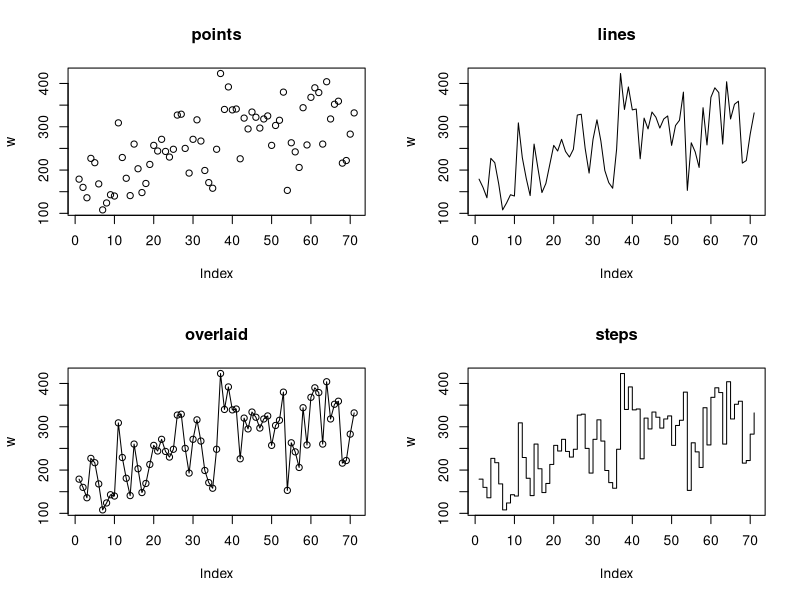
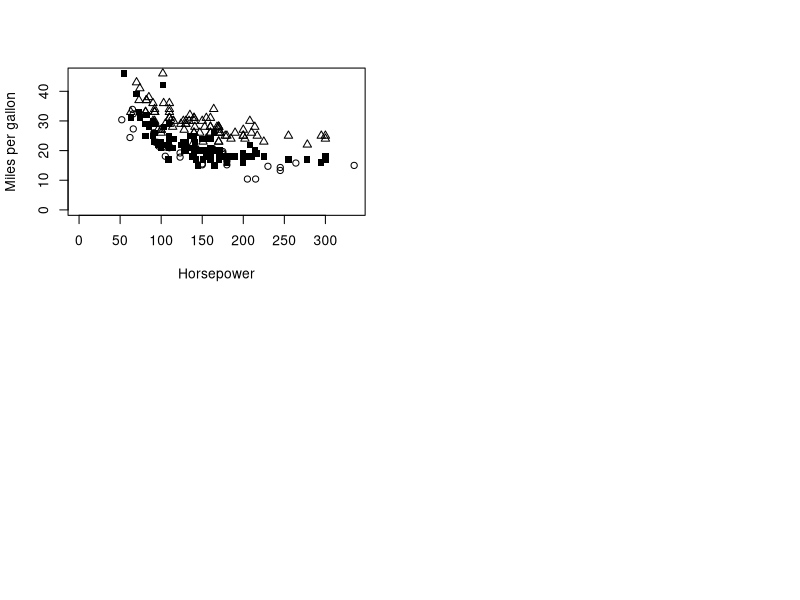

R code for these plots, in order:
## ---- chunk 1
knitr::opts_chunk$set(echo = TRUE)
## ---- chunk 2
names(par())
# Set up a 2-by-2 plot array
par(mfrow = c(2,2))

w <- chickwts$weight
# Plot the chick weights  data as points
plot(w, type = "p")

# Add the title
title("points")

# Plot the chick weights with lines
plot(w, type = "l")

# Add the title
title("lines")

# Plot the chick weights as lines overlaid with points
plot(w, type  = "o")

# Add the title
title("overlaid")

# Plot the chick weights as steps
plot(w, type = "s")

# Add the title
title("steps")
## ---- chunk 3
#load MASS package for the Cars93 dataset
library(MASS)

#assign datasets to variables
c1 <- Cars93
c2 <- mtcars

#compute max_hp
max_hp <- max(c1$Horsepower, c2$hp)

#compute max_mpg
max_mpg <- max(c1$MPG.city, c2$mpg)

# Create empty plot with type = "n"               
plot(max_hp, max_mpg,
     type = "n", xlim = c(0, max_hp),
     ylim = c(0, max_mpg), xlab = "Horsepower",
     ylab = "Miles per gallon")

# Add open circles to plot
points(y =c2$mpg, x =c2$hp, pch = 1)

# Add solid squares to plot
points(y = c1$MPG.city, x = c1$Horsepower, pch = 15)

# Add open triangles to plot
points(y = c1$MPG.highway, x = c1$Horsepower, pch = 2)
